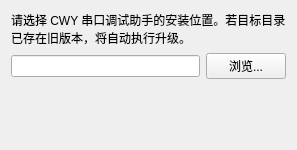
<?xml version="1.0" encoding="UTF-8"?>
<ui version="4.0">
 <class>TargetWidget</class>
 <widget class="QWidget" name="TargetWidget">
  <property name="windowTitle">
   <string>选择安装目录</string>
  </property>
  <layout class="QVBoxLayout" name="verticalLayout">
   <item>
    <widget class="QLabel" name="description">
     <property name="text">
      <string>请选择 CWY 串口调试助手的安装位置。若目标目录已存在旧版本，将自动执行升级。</string>
     </property>
     <property name="wordWrap">
      <bool>true</bool>
     </property>
    </widget>
   </item>
   <item>
    <layout class="QHBoxLayout" name="horizontalLayout">
     <item>
      <widget class="QLineEdit" name="targetDirectory">
       <property name="text">
        <string/>
       </property>
      </widget>
     </item>
     <item>
      <widget class="QPushButton" name="targetChooser">
       <property name="text">
        <string>浏览...</string>
       </property>
      </widget>
     </item>
    </layout>
   </item>
   <item>
    <widget class="QLabel" name="warning">
     <property name="text">
      <string/>
     </property>
     <property name="wordWrap">
      <bool>true</bool>
     </property>
    </widget>
   </item>
   <item>
    <spacer name="verticalSpacer">
     <property name="orientation">
      <enum>Qt::Vertical</enum>
     </property>
     <property name="sizeHint" stdset="0">
      <size>
       <width>20</width>
       <height>40</height>
      </size>
     </property>
    </spacer>
   </item>
  </layout>
 </widget>
</ui>
